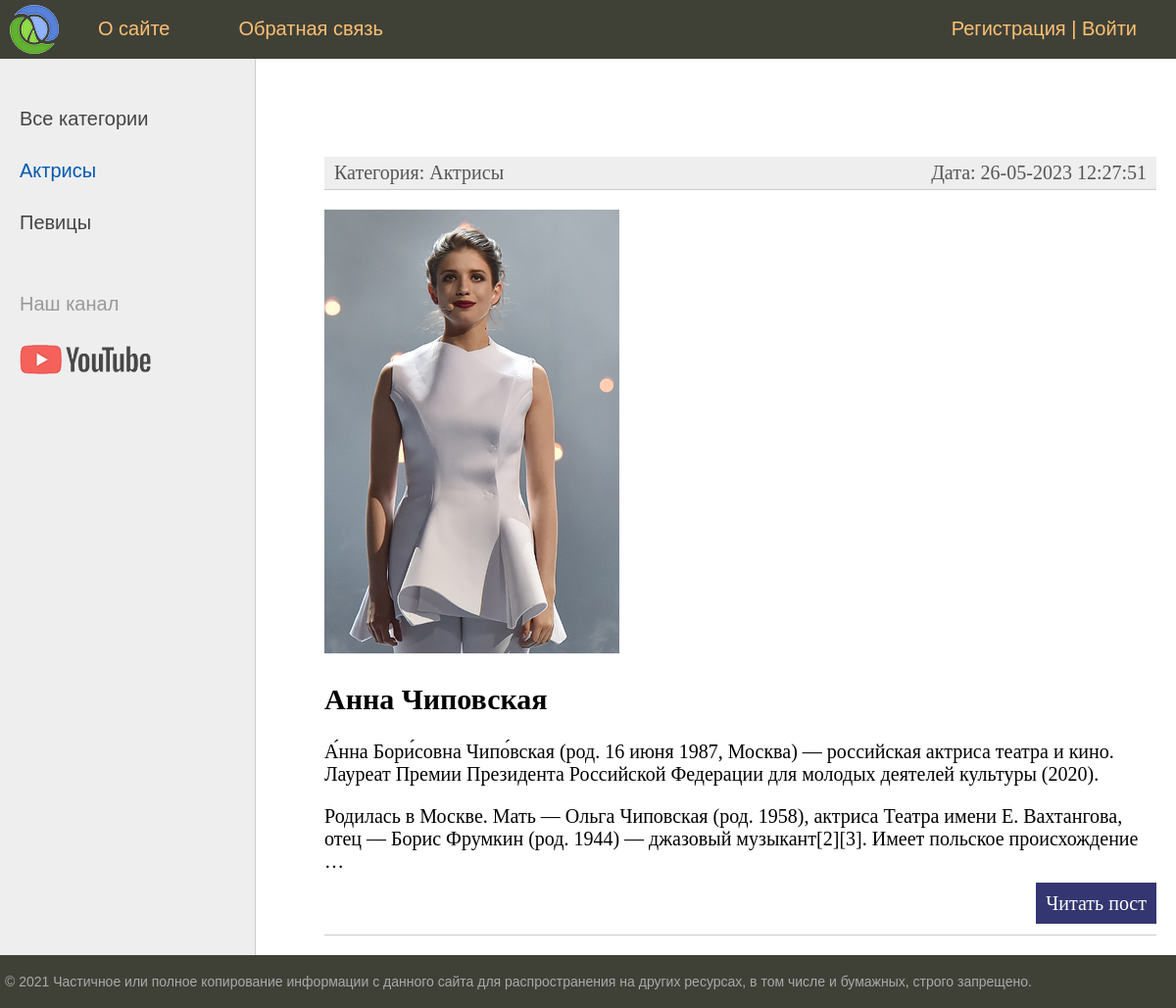
Screenshot of /category/aktrisy/ with the database file from the repository.
### women/models.py (models this page shows, shortened)
class Category(models.Model):
    name = models.CharField(max_length=100, db_index=True, verbose_name='Категория')
    slug = models.SlugField(max_length=255, unique=True, db_index=True, verbose_name='URL')
    def __str__(self):
        return self.name
    def get_absolute_url(self):
        return reverse('category', kwargs={'cat_slug': self.slug})
    class Meta:
        verbose_name = 'Категория'
        verbose_name_plural = 'Категории'
        ordering = ['id']

class Women(models.Model):
    title = models.CharField(max_length=255, verbose_name='Заголовок')
    slug = models.SlugField(max_length=255, unique=True, db_index=True, verbose_name='URL')
    content = models.TextField(blank=True, verbose_name='Текст статьи')
    photo = models.ImageField(upload_to="photos/%Y/%m/%d/", verbose_name='Фото')
    time_create = models.DateTimeField(auto_now_add=True, verbose_name='Время создания')
    time_update = models.DateTimeField(auto_now=True, verbose_name='Время публикации')
    is_published = models.BooleanField(default=True, verbose_name='Публикация')
    cat = models.ForeignKey('Category', on_delete=models.PROTECT, verbose_name='Категория')
    def get_absolute_url(self):
        return reverse('post', kwargs={'post_slug': self.slug})
    class Meta:
        verbose_name = 'Известные женщины'
        verbose_name_plural = 'Известные женщины'
        ordering = ['time_create', 'title']

### women/views.py (the view)
# urls.py: path('category/<slug:cat_slug>/', WomenCategories.as_view(), name='category'),
class WomenCategories(DataMixin, ListView):
    model = Women
    template_name = 'women/index.html'
    context_object_name = 'posts'
    allow_empty = False
    def get_context_data(self, *, object_list=None, **kwargs):
        context = super().get_context_data(**kwargs)
        c = Category.objects.get(slug=self.kwargs['cat_slug'])
        c_def = self.get_user_context(title='Категория: ' + str(c.name),
                                      cat_selected=c.pk)
        return dict(list(context.items()) + list(c_def.items()))
    def get_queryset(self):
        return Women.objects.filter(cat__slug=self.kwargs['cat_slug'], is_published=True).select_related('cat')

### women/utils.py (called while the page is built)
    def get_user_context(self, **kwargs):
        context = kwargs
        cats = Category.objects.annotate(Count('women'))
        user_menu = menu.copy()
        if not self.request.user.is_authenticated:
            user_menu.pop(1)
        context['menu'] = user_menu
        context['cats'] = cats
        if 'cat_selected' not in context:
            context['cat_selected'] = 0
        return context

### women/templates/women/index.html (shortened to what this page needs)
{% extends 'women/base.html' %}
{% block content %}
<ul class="list-articles">
	{% for p in posts %}
	<li><div class="article-panel">
		<p class="first">Категория: {{p.cat}}</p>
		<p class="last">Дата: {{ p.time_update|date:"d-m-Y H:i:s" }}</p>
	</div></li>
	{% if p.photo %}
	<p><img class="img-article-left-thumb" src="{{p.photo.url}}"></p>
	{% endif %}
			<li><h2>{{p.title}}</h2>
	{% autoescape on %}
	{{p.content|linebreaks|truncatewords:50}}
	{% endautoescape %}
			<p class="link-read-post"><a href="{{ p.get_absolute_url }}">Читать пост</a></p>
			</li>
	{% endfor %}
</ul>
{% endblock %}

### women/templates/women/base.html (shortened to what this page needs)
{% load static %}
{% load women_tags %}
<!DOCTYPE html>
<html>
<head>
	<link type="text/css" href="{% static 'women/css/styles.css' %}" rel="stylesheet" />
</head>
<body>
<table class="table-page" border=0 cellpadding="0" cellspacing="0">
<tr><td valign=top>
{% block mainmenu %}
		<div class="header">
			<ul id="mainmenu" class="mainmenu">
			<li class="logo"><a href="{% url 'home' %}"><div class="logo"></div></a></li>
{% for m in menu %}
	<li><a href="{% url m.url_name %}">{{m.title}}</a></li>
{% endfor %}
				{% if request.user.is_authenticated %}
				<li class="last">{{ user.username }} | <a href="{% url 'logout' %}">Выйти</a></li>
				{% else %}
				<li class="last"><a href="{% url 'register' %}">Регистрация</a> | <a href="{% url 'login' %}">Войти</a> </li>
				{% endif %}
			</ul>
		</div>
{% endblock mainmenu %}
<table class="table-content" border=0 cellpadding="0" cellspacing="0">
<tr>
	{% load cache %}
	{% cache 60 sidebar %}
	<td valign="top" class="left-chapters">
	<ul id="leftchapters">
{% if cat_selected == 0 %}
		<li class="selected">Все категории</li>
{% else %}
		<li><a href="{% url 'home' %}">Все категории</a></li>
{% endif %}
		{% for c in cats %}
		{% if c.women__count > 0 %}
			{% if c.pk == cat_selected %}
				<li class="selected">{{c.name}}</li>
			{% else %}
				<li><a href="{{ c.get_absolute_url }}">{{ c.name }}</a></li>
			{% endif %}
		{% endif %}
		{% endfor %}
		{% endcache %}
		<li class="share">
		<p>Наш канал</p>
		<a class="share-yt" href="https://www.youtube.com/channel/UClJzWfGWuGJL2t-3dYKcHTA/playlists" target="_blank" rel="nofollow"></a>
		</li>
	</ul>
</td>
<td valign="top" class="content">
	<div class="content-text">
{% block content %}
{% endblock %}
	</div>
</td></tr></table>
</td></tr>
<tr><td valign=top>
	<div id="footer">
		<p>&copy; 2021 Частичное или полное копирование информации с данного сайта для распространения на других ресурсах, в том числе и бумажных, строго запрещено.</p>
	</div>
</td></tr></table>
</body>
</html>

### women/static/women/css/styles.css (style rules this page uses)
html, body { font-family: 'Arial'; margin: 0; padding: 0; height: 100%; width: 100%; color: #444; }
a { color: #0059b2; text-decoration: none; }
img { max-width: 600px; height: auto; }
p.link-read-post { text-align: right; }
p.link-read-post a { padding: 10px; min-width: 100px; background: #333671; color: #fff; text-decoration: none; }
div.article-panel { background: #eee; padding: 5px 10px 5px 10px; box-sizing: border-box; overflow: hidden; color: #555; }
div.article-panel p.first { margin: 0; float: left; }
div.article-panel p.last { margin: 0; float: right; }
ul.list-articles { list-style: none; margin: 0; padding: 0; }
ul.list-articles li { border-bottom: 1px solid #ccc; }
.table-page { width: 100%; height: 100%; vertical-align: top; }
.table-page tr { height: 100%; }
.header { background: #3F4137; height: 60px; }
.logo { background: url('../images/logo.png') no-repeat 10px 5px; width: 70px; height: 60px; }
ul.mainmenu { list-style: none; margin: 0; padding: 0; height: 60px; color: #fdc073; font-size: 20px; overflow: hidden; }
ul.mainmenu li { float: left; margin: 18px 40px 0 30px; }
ul.mainmenu li.logo { margin: 0; }
ul.mainmenu li.last { float: right; }
ul.mainmenu li a { color: #fdc073; text-decoration: none; }
.table-content { width: 100%; min-height: 100%; height: 100%; }
.left-chapters { margin: 0; background: #eee; border-right: 1px solid #ccc; min-height: 100%; }
.left-chapters ul { width: 230px; min-height: 100%; margin: 0; padding: 20px 10px 10px 20px; list-style: none; font-size: 20px; }
.left-chapters ul li { margin: 30px 0 0 0; color: #999; }
.left-chapters ul li.selected { color: #0059b2; }
.left-chapters ul li a { color: #444; text-decoration: none; }
.left-chapters ul li.share { margin: 60px 0 0 0; }
.left-chapters ul li.share p { margin: 30px 0 30px 0; }
.left-chapters ul li.share a { display: inline-block; width: 40px; height: 40px; margin: 0 20px 0 0; }
.left-chapters ul li.share a.share-yt { width: 100%; height: 30px; background: url('../images/share_yt.png') no-repeat 0 0 }
.content { padding: 40px 20px 20px 40px; width: 100%; box-sizing: border-box; }
.content-text { margin: 60px 0 0 30px; color: #000; font-size: 20px; font-family: Yandex Sans Display Light; }
#footer { box-sizing: border-box; background: #3F4137; padding: 5px; color: #aaa; font-size: 14px; font-family: Verdana, Geneva, Arial, Helvetica; text-align: left; overflow: hidden; }

### rows the page displays
Category: name "Актрисы"
Category: name "Певицы"
Women: cat "Актрисы", time_update "26-05-2023 12:27:51", photo (picture), title "Анна Чиповская", content "А́нна Бори́совна Чипо́вская (род. 16 июня 1987, Москва) — российская актриса театра и кино. Лауреат Премии Президента Российской Федерации для молодых деятелей культуры (2020). Родилась в Москве. Мать — Ольга Чиповская (род. 1958), актриса Театра имени Е. Вахтангова, отец — Борис Фрумкин (род. 1944) — джазовый музыкант[2][3]. Имеет польское происхождение …"

### other values shown
{{ m.title }} "О сайте" "Обратная связь"
